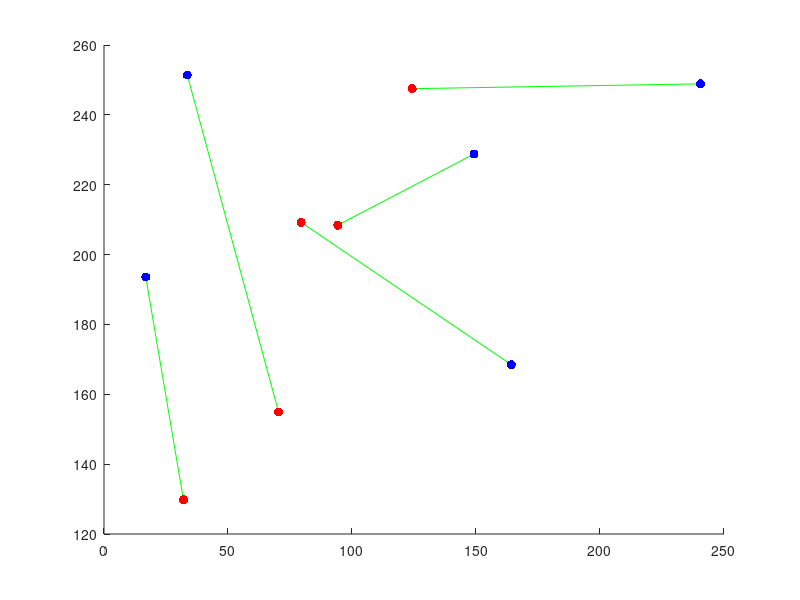
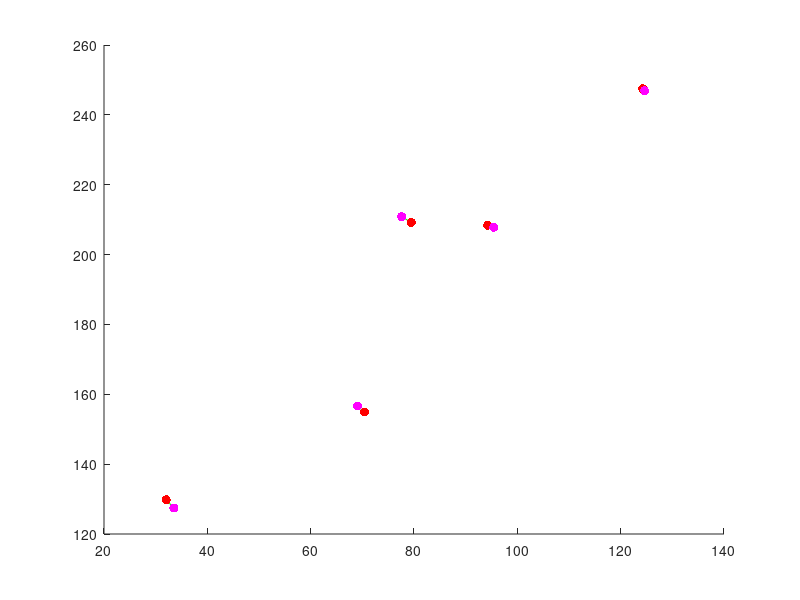

MATLAB code for these plots, in order:
function practical1

%The aim of practical 1 is to calculate the homography that best maps two
%sets of points to one another.  We will (eventually) use this for creating
%panoramas, and for calculating the 3d pose of planes.  You should use this
%template for your code and fill in the missing sections marked "TO DO"

%close all open figures
close all;

%set of two dimensional Cartesian points
pts1Cart = [  240.5000   16.8351   33.5890  164.2696  149.1911;...
              248.8770  193.5890   251.3901 168.4581  228.7723];

%turn points to homogeneous representation
pts1Hom = [pts1Cart; ones(1,size(pts1Cart,2))]
      
%define a homography
H = [0.6 0.7 -100; 1.0 0.6 50; 0.001 0.002 1.0]

%apply homography to points
pts2Hom = H*pts1Hom

%convert back to Cartesian
pts2Cart = pts2Hom(1:2,:)./repmat(pts2Hom(3,:),2,1)

%add a small amount of noise
noiseLevel = 4.0;
pts2Cart = pts2Cart+noiseLevel*randn(size(pts2Cart));

%draw two set of two dimensional points
%opens figure
figure; set(gcf,'Color',[1 1 1]);
%draw lines between each pair of points
nPoint = size(pts1Cart,2)
for (cPoint = 1:nPoint)
    %plot a green line between each pair of points
    plot([pts1Cart(1,cPoint) pts2Cart(1,cPoint)],[pts1Cart(2,cPoint) pts2Cart(2,cPoint)],'g-');
    %make sure we don't replace with next point
    hold on;
end;

%draws first set of points
plot(pts1Cart(1,:),pts1Cart(2,:),'b.','MarkerSize',20);
%remove axis
set(gca,'Box','Off');

%draws second set of points
plot(pts2Cart(1,:),pts2Cart(2,:),'r.','MarkerSize',20);

%now our goal is to transform the first points so that they map to the
%second set of points

%****TO DO****: Fill in the details of this routine 
%At the moment, it just returns and identity matrix (body is below)
HEst = calcBestHomography(pts1Cart, pts2Cart);

%now we will see how well the routine works by applying the mapping and
%measuring the square  distance between the desired and actual positions

%apply homography to points
pts2EstHom = HEst*pts1Hom

%convert back to Cartesian
pts2EstCart = pts2EstHom(1:2,:)./repmat(pts2EstHom(3,:),2,1)

%calculate mean squared distance from actual points
sqDiff = mean(sum((pts2Cart-pts2EstCart).^2))

%draw figure with points before and after
%draw two set of two dimensional points
%opens figure
figure; set(gcf,'Color',[1 1 1]);
%draw lines between each pair of points
nPoint = size(pts1Cart,2)
for (cPoint = 1:nPoint)
    %plot a green line pairs of actual and estimated points
    plot([pts2Cart(1,cPoint) pts2EstCart(1,cPoint)],[pts2Cart(2,cPoint) pts2EstCart(2,cPoint)],'g-');
    %make sure we don't replace with next point
    hold on;
end;

%draws second set of points
plot(pts2Cart(1,:),pts2Cart(2,:),'r.','MarkerSize',20);
%remove axis
set(gca,'Box','Off');

%draws estimated positions of second set of points
plot(pts2EstCart(1,:),pts2EstCart(2,:),'m.','MarkerSize',20);

%other things **** TO DO ****
%1. Convince yourself that the homography is ambiguous up to scale (by
%multiplying it by a constant factor and showing it does the same thing).
%Can you see why this is mathematically the case?
%2. Show empirically that your homography routine can EXACTLY map any four points to any
%other four points
%3. Now move to practical 1b.




%==========================================================================
function H = calcBestHomography(pts1Cart, pts2Cart)

%should apply direct linear transform (DLT) algorithm to calculate best
%homography that maps the points in pts1Cart to their corresonding matchin in 
%pts2Cart

%****TO DO ****: replace this


%**** TO DO ****;
%first turn points to homogeneous
%then construct A matrix which should be (10 x 9) in size
%solve Ah = 0 by calling
%h = solveAXEqualsZero(A); (you have to write this routine too - see below)
pts1Homo = [pts1Cart; ones(1,size(pts1Cart,2))];
pts2Homo = [pts2Cart; ones(1,size(pts1Cart,2))];

A = [];

for cx = 1:size(pts1Cart,2)
    cA_1 = [zeros(3,1), pts1Homo(:,cx)];
    cA_2 = [-1 * pts1Homo(:,cx), zeros(3,1)];
    cA_3 = [pts2Homo(2,cx) * pts1Homo(:,cx), ...
        -pts2Homo(1,cx) * pts1Homo(:,cx)];
    cA_T = vertcat(cA_1,vertcat(cA_2,cA_3));
    cA = cA_T';
    A = vertcat(A,cA);
end

h = solveAXEqualsZero(A);

%reshape h into the matrix H

H = reshape(h,3,3)'


%Beware - when you reshape the (9x1) vector x to the (3x3) shape of a homography, you must make
%sure that it is reshaped with the values going first into the rows.  This
%is not the way that the matlab command reshape works - it goes columns
%first.  In order to resolve this, you can reshape and then take the
%transpose


%==========================================================================
function x = solveAXEqualsZero(A);

%****TO DO **** Write this routine

[U,L,V] = svd(A);
x = V(:,9);






